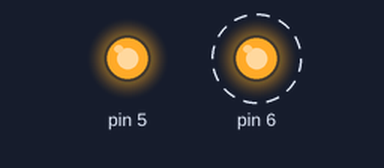
Bench run of a sketch on a simulated Arduino Uno, built with avr-gcc and run on an emulated ATmega328P. On the bench: output pins drawn as LEDs (lit = HIGH). Dashed ring = blinking.

Above: at 0.2 s.
Timing chart, 0 to 3.0 s (numbered marks = the images above):
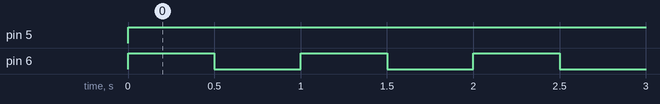

Measured:
- by itself, pin 5: LOW → HIGH at 0.00 s
- by itself, pin 6: alternates HIGH for 0.50 s and LOW for 0.50 s

The sketch:

sketch_feb25c.ino
```cpp
void setup() {
    Serial.begin(9600);
     pinMode(6, OUTPUT);
    pinMode(5, OUTPUT);

}

void loop() {
    digitalWrite(6,HIGH);
    digitalWrite(5,HIGH);
    delay(500); // set delay time
    digitalWrite(6,LOW);
    digitalWrite(5,HIGH);
    delay(500); // set delay time
}
```
